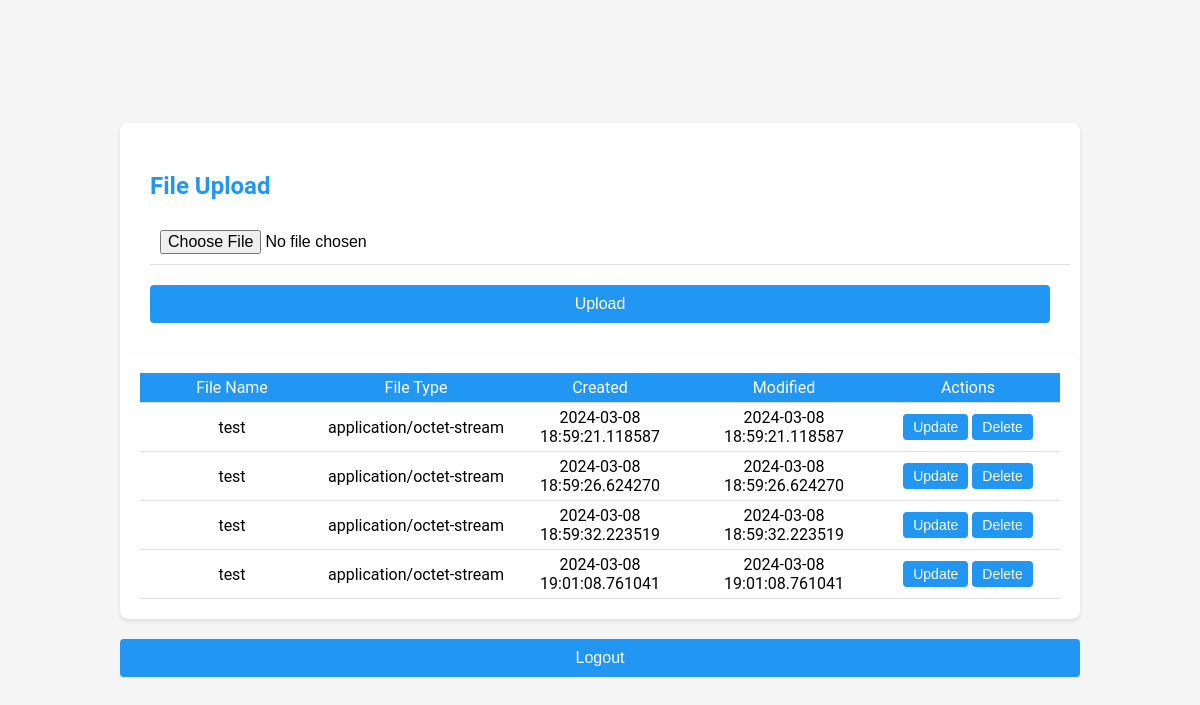
The page /dashboard (signed in) on the database its author committed.
### back.py (models this page shows)
class File(db.Model):
    id = db.Column(db.Integer, primary_key=True)
    filename = db.Column(db.String(100), nullable=False)
    file_type = db.Column(db.String(20), nullable=False)
    file_size = db.Column(db.Integer, nullable=False)  # New column for file size in bytes
    created_time = db.Column(db.DateTime, nullable=False, default=datetime.utcnow)
    modified_time = db.Column(db.DateTime, nullable=False, default=datetime.utcnow)
    user_id = db.Column(db.Integer, db.ForeignKey('user.id'), nullable=False)

### back.py (the view)
@app.route('/dashboard')
@login_required
def dashboard():
    user_files = File.query.filter_by(user_id=current_user.id).all()
    return render_template('dashboard.html', files=user_files)

### back.py (called while the page is built)
@login_manager.user_loader
def load_user(user_id):
    return User.query.get(int(user_id))

### templates/dashboard.html (shortened to what this page needs)
<!DOCTYPE html>
<html lang="en">
<head>
    <link rel="stylesheet" href="{{ url_for('static', filename='styles.css') }}">
</head>
<body>
    <div class="container">
        <div class="form-container" id="formContainer">
            <form id="uploadForm" class="form" onsubmit="return uploadFile()">
                <h2>File Upload</h2>
                <div class="input-container">
                    <input type="file" id="fileInput" required>
                </div>
                <button type="submit" id="uploadButton">Upload</button>
            </form>
            <div class="file-table">
                <div class="file-row heading">
                    <div class="file-cell">File Name</div>
                    <div class="file-cell">File Type</div>
                    <div class="file-cell">Created</div>
                    <div class="file-cell">Modified</div>
                    <div class="file-cell">Actions</div>
                </div>
                {% for file in files %}
                <div class="file-row" id="fileRow{{ file.id }}">
                    <div class="file-cell">{{ file.filename }}</div>
                    <div class="file-cell">{{ file.file_type }}</div>
                    <div class="file-cell">{{ file.created_time }}</div>
                    <div class="file-cell">{{ file.modified_time }}</div>
                    <div class="file-cell">
                        <button onclick="updateFile({{ file.id }})">Update</button>
                        <button onclick="deleteFile({{ file.id }})">Delete</button>
                    </div>
                </div>
                {% endfor %}
            </div>
        </div>
        <div class="logout-container">
            <button onclick="logout()">Logout</button>
        </div>
    </div>
</body>
</html>

### static/styles.css (style rules this page uses)
body { margin: 0; padding: 0; font-family: 'Roboto', sans-serif; background-color: #f5f5f5; display: flex; align-items: center; justify-content: center; height: 100vh; }
.container { display: flex; flex-direction: column; width: 80%; max-width: 1200px; }
.form-container { background-color: #fff; border-radius: 8px; box-shadow: 0 2px 4px rgba(0, 0, 0, 0.1); overflow: hidden; margin-bottom: 20px; }
.form { padding: 30px; transition: transform 0.3s ease-in-out; }
.form h2 { color: #2196F3; margin-bottom: 20px; }
.input-container { position: relative; margin-bottom: 20px; }
input { width: 100%; padding: 10px; border: none; outline: none; border-bottom: 1px solid #ddd; font-size: 16px; background-color: transparent; transition: border-color 0.3s ease; }
button { width: 100%; padding: 10px; background-color: #2196F3; color: #fff; border: none; border-radius: 4px; cursor: pointer; font-size: 16px; transition: background-color 0.3s ease; }
.file-table { background-color: #fff; border-radius: 8px; box-shadow: 0 2px 4px rgba(0, 0, 0, 0.1); padding: 20px; overflow: hidden; }
.file-row { display: flex; align-items: center; justify-content: space-between; width: 100%; border-bottom: 1px solid #ddd; padding: 10px; }
.file-cell { flex: 1; text-align: center; }
.heading { background-color: #2196F3; color: #fff; }
.file-cell button { width: auto; padding: 5px 10px; background-color: #2196F3; color: #fff; border: none; border-radius: 4px; cursor: pointer; font-size: 14px; transition: background-color 0.3s ease; }

### templates/dashboard.html (style rules this page uses)
.file-row { display: flex; align-items: center; justify-content: space-between; padding: 5px 0; }
.file-cell button { padding: 5px 10px; font-size: 14px; }

### rows shown on the page
File: filename "test", file_type "application/octet-stream", created_time "2024-03-08 18:59:21.118587", modified_time "2024-03-08 18:59:21.118587"
File: filename "test", file_type "application/octet-stream", created_time "2024-03-08 18:59:26.624270", modified_time "2024-03-08 18:59:26.624270"
File: filename "test", file_type "application/octet-stream", created_time "2024-03-08 18:59:32.223519", modified_time "2024-03-08 18:59:32.223519"
File: filename "test", file_type "application/octet-stream", created_time "2024-03-08 19:01:08.761041", modified_time "2024-03-08 19:01:08.761041"
